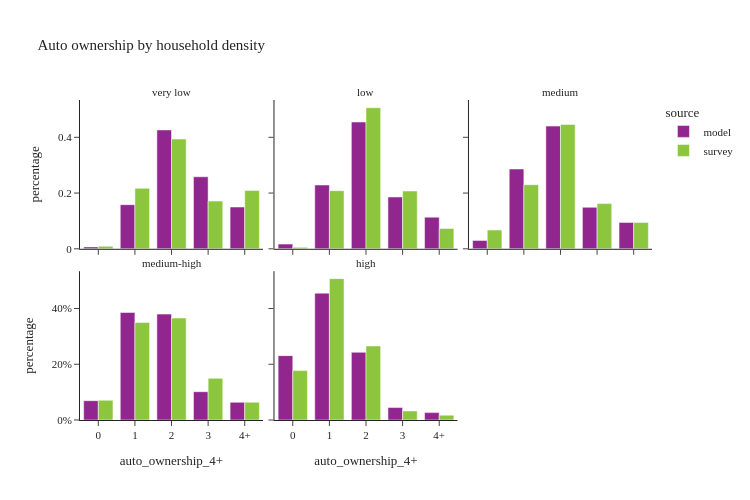

The notebook cell this image was saved under:
### Code cell
util.plot_share_facetbar(hh_data.dropna(subset=['log_hh_1_group']), 'hh_weight', share_col="auto_ownership_4+", title="Auto ownership by household density", 
                            facet_col="log_hh_1_group", facet_col_wrap=3, height=500, orientation='v')

### Figure 1 — Plotly figure (JSON) as saved in the notebook; plotly's stock layout.template omitted (floating-point values rounded to 4 significant figures)
{"data": [{"alignmentgroup": "True", "customdata": [[1486], [34346], [92494], [56063], [32537]], "hovertemplate": "source=model<br>log_hh_1_group=very low<br>auto_ownership_4+=%{x}<br>percentage=%{y}<br>sample_size=%{customdata[0]}<extra></extra>", "legendgroup": "model", "marker": {"color": "#91268F", "pattern": {"shape": ""}}, "name": "model", "offsetgroup": "model", "orientation": "v", "showlegend": true, "textposition": "auto", "type": "bar", "x": ["0", "1", "2", "3", "4+"], "xaxis": "x4", "y": [0.00685, 0.1583, 0.4264, 0.2584, 0.15], "yaxis": "y4"}, {"alignmentgroup": "True", "customdata": [[3658], [49683], [98720], [40348], [24642]], "hovertemplate": "source=model<br>log_hh_1_group=low<br>auto_ownership_4+=%{x}<br>percentage=%{y}<br>sample_size=%{customdata[0]}<extra></extra>", "legendgroup": "model", "marker": {"color": "#91268F", "pattern": {"shape": ""}}, "name": "model", "offsetgroup": "model", "orientation": "v", "showlegend": false, "textposition": "auto", "type": "bar", "x": ["0", "1", "2", "3", "4+"], "xaxis": "x5", "y": [0.01685, 0.2289, 0.4548, 0.1859, 0.1135], "yaxis": "y5"}, {"alignmentgroup": "True", "customdata": [[13048], [124243], [191046], [64601], [41076]], "hovertemplate": "source=model<br>log_hh_1_group=medium<br>auto_ownership_4+=%{x}<br>percentage=%{y}<br>sample_size=%{customdata[0]}<extra></extra>", "legendgroup": "model", "marker": {"color": "#91268F", "pattern": {"shape": ""}}, "name": "model", "offsetgroup": "model", "orientation": "v", "showlegend": false, "textposition": "auto", "type": "bar", "x": ["0", "1", "2", "3", "4+"], "xaxis": "x6", "y": [0.03006, 0.2863, 0.4402, 0.1488, 0.09464], "yaxis": "y6"}, {"alignmentgroup": "True", "customdata": [[30100], [167338], [164775], [44045], [27487]], "hovertemplate": "source=model<br>log_hh_1_group=medium-high<br>auto_ownership_4+=%{x}<br>percentage=%{y}<br>sample_size=%{customdata[0]}<extra></extra>", "legendgroup": "model", "marker": {"color": "#91268F", "pattern": {"shape": ""}}, "name": "model", "offsetgroup": "model", "orientation": "v", "showlegend": false, "textposition": "auto", "type": "bar", "x": ["0", "1", "2", "3", "4+"], "xaxis": "x", "y": [0.0694, 0.3858, 0.3799, 0.1015, 0.06337], "yaxis": "y"}, {"alignmentgroup": "True", "customdata": [[100271], [197586], [105488], [19417], [11490]], "hovertemplate": "source=model<br>log_hh_1_group=high<br>auto_ownership_4+=%{x}<br>percentage=%{y}<br>sample_size=%{customdata[0]}<extra></extra>", "legendgroup": "model", "marker": {"color": "#91268F", "pattern": {"shape": ""}}, "name": "model", "offsetgroup": "model", "orientation": "v", "showlegend": false, "textposition": "auto", "type": "bar", "x": ["0", "1", "2", "3", "4+"], "xaxis": "x2", "y": [0.2309, 0.455, 0.2429, 0.04471, 0.02646], "yaxis": "y2"}, {"alignmentgroup": "True", "customdata": [[5], [87], [159], [70], [39]], "hovertemplate": "source=survey<br>log_hh_1_group=very low<br>auto_ownership_4+=%{x}<br>percentage=%{y}<br>sample_size=%{customdata[0]}<extra></extra>", "legendgroup": "survey", "marker": {"color": "#8CC63E", "pattern": {"shape": ""}}, "name": "survey", "offsetgroup": "survey", "orientation": "v", "showlegend": true, "textposition": "auto", "type": "bar", "x": ["0", "1", "2", "3", "4+"], "xaxis": "x4", "y": [0.008911, 0.217, 0.3937, 0.1712, 0.2092], "yaxis": "y4"}, {"alignmentgroup": "True", "customdata": [[8], [80], [145], [49], [14]], "hovertemplate": "source=survey<br>log_hh_1_group=low<br>auto_ownership_4+=%{x}<br>percentage=%{y}<br>sample_size=%{customdata[0]}<extra></extra>", "legendgroup": "survey", "marker": {"color": "#8CC63E", "pattern": {"shape": ""}}, "name": "survey", "offsetgroup": "survey", "orientation": "v", "showlegend": false, "textposition": "auto", "type": "bar", "x": ["0", "1", "2", "3", "4+"], "xaxis": "x5", "y": [0.005317, 0.2086, 0.506, 0.2072, 0.07281], "yaxis": "y5"}, {"alignmentgroup": "True", "customdata": [[29], [219], [265], [79], [36]], "hovertemplate": "source=survey<br>log_hh_1_group=medium<br>auto_ownership_4+=%{x}<br>percentage=%{y}<br>sample_size=%{customdata[0]}<extra></extra>", "legendgroup": "survey", "marker": {"color": "#8CC63E", "pattern": {"shape": ""}}, "name": "survey", "offsetgroup": "survey", "orientation": "v", "showlegend": false, "textposition": "auto", "type": "bar", "x": ["0", "1", "2", "3", "4+"], "xaxis": "x6", "y": [0.06727, 0.23, 0.4461, 0.1621, 0.09448], "yaxis": "y6"}, {"alignmentgroup": "True", "customdata": [[58], [368], [252], [55], [34]], "hovertemplate": "source=survey<br>log_hh_1_group=medium-high<br>auto_ownership_4+=%{x}<br>percentage=%{y}<br>sample_size=%{customdata[0]}<extra></extra>", "legendgroup": "survey", "marker": {"color": "#8CC63E", "pattern": {"shape": ""}}, "name": "survey", "offsetgroup": "survey", "orientation": "v", "showlegend": false, "textposition": "auto", "type": "bar", "x": ["0", "1", "2", "3", "4+"], "xaxis": "x", "y": [0.0709, 0.3499, 0.3658, 0.1495, 0.06388], "yaxis": "y"}, {"alignmentgroup": "True", "customdata": [[539], [940], [293], [36], [11]], "hovertemplate": "source=survey<br>log_hh_1_group=high<br>auto_ownership_4+=%{x}<br>percentage=%{y}<br>sample_size=%{customdata[0]}<extra></extra>", "legendgroup": "survey", "marker": {"color": "#8CC63E", "pattern": {"shape": ""}}, "name": "survey", "offsetgroup": "survey", "orientation": "v", "showlegend": false, "textposition": "auto", "type": "bar", "x": ["0", "1", "2", "3", "4+"], "xaxis": "x2", "y": [0.1772, 0.5071, 0.2656, 0.03269, 0.01734], "yaxis": "y2"}], "layout": {"annotations": [{"font": {}, "showarrow": false, "text": "medium-high", "x": 0.16, "xanchor": "center", "xref": "paper", "y": 0.465, "yanchor": "bottom", "yref": "paper"}, {"font": {}, "showarrow": false, "text": "high", "x": 0.5, "xanchor": "center", "xref": "paper", "y": 0.465, "yanchor": "bottom", "yref": "paper"}, {"font": {}, "showarrow": false, "text": "very low", "x": 0.16, "xanchor": "center", "xref": "paper", "y": 1.0, "yanchor": "bottom", "yref": "paper"}, {"font": {}, "showarrow": false, "text": "low", "x": 0.5, "xanchor": "center", "xref": "paper", "y": 1.0, "yanchor": "bottom", "yref": "paper"}, {"font": {}, "showarrow": false, "text": "medium", "x": 0.84, "xanchor": "center", "xref": "paper", "y": 1.0, "yanchor": "bottom", "yref": "paper"}], "barmode": "group", "height": 500, "legend": {"title": {"text": "source"}, "tracegroupgap": 0}, "title": {"text": "Auto ownership by household density"}, "width": 750, "xaxis": {"anchor": "y", "domain": [0.0, 0.32], "title": {"text": "auto_ownership_4+"}}, "xaxis2": {"anchor": "y2", "domain": [0.34, 0.66], "matches": "x", "title": {"text": "auto_ownership_4+"}}, "xaxis3": {"anchor": "y3", "domain": [0.68, 1.0], "matches": "x", "title": {"text": "auto_ownership_4+"}}, "xaxis4": {"anchor": "y4", "domain": [0.0, 0.32], "matches": "x", "showticklabels": false}, "xaxis5": {"anchor": "y5", "domain": [0.34, 0.66], "matches": "x", "showticklabels": false}, "xaxis6": {"anchor": "y6", "domain": [0.68, 1.0], "matches": "x", "showticklabels": false}, "yaxis": {"anchor": "x", "domain": [0.0, 0.465], "tickformat": ".0%", "title": {"text": "percentage"}}, "yaxis2": {"anchor": "x2", "domain": [0.0, 0.465], "matches": "y", "showticklabels": false, "tickformat": ".0%"}, "yaxis3": {"anchor": "x3", "domain": [0.0, 0.465], "matches": "y", "showticklabels": false}, "yaxis4": {"anchor": "x4", "domain": [0.535, 1.0], "matches": "y", "title": {"text": "percentage"}}, "yaxis5": {"anchor": "x5", "domain": [0.535, 1.0], "matches": "y", "showticklabels": false}, "yaxis6": {"anchor": "x6", "domain": [0.535, 1.0], "matches": "y", "showticklabels": false}}}
